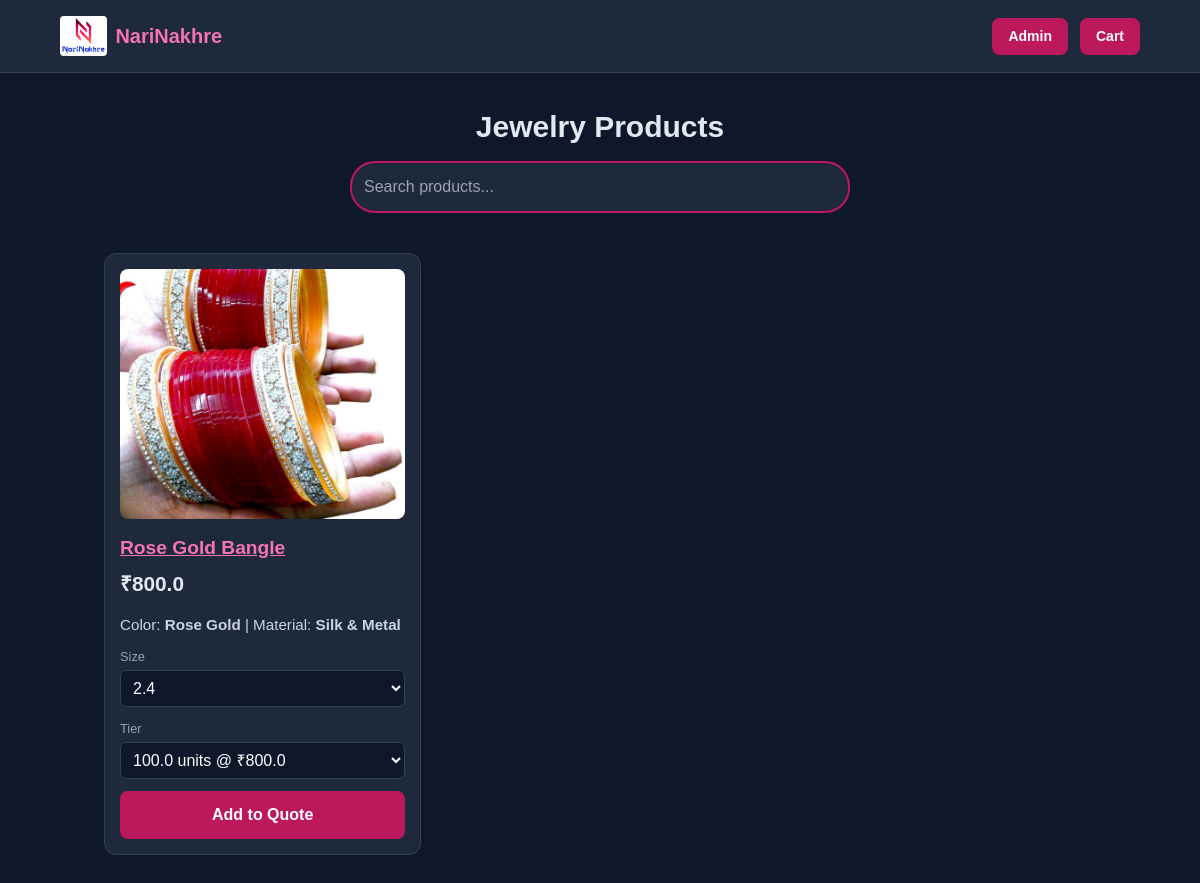
The app's page /category/Jewelry with its own data.
### tables this page shows
CREATE TABLE products (
                id INTEGER PRIMARY KEY AUTOINCREMENT,
                sku TEXT,
                name TEXT,
                hsn TEXT,
                gst REAL,
                material TEXT,
                color TEXT,
                sizes TEXT,
                category_id INTEGER,
                subcategory_id INTEGER,
                description TEXT,
                quantity1 REAL,
                price1 REAL,
                quantity2 REAL,
                price2 REAL,
                quantity3 REAL,
                price3 REAL
            , category TEXT, subcategory TEXT, image_file TEXT, image_url TEXT);

### app.py (the view)
@app.route('/category/<category>')
def category_products(category):
    db = get_db()
    products = db.execute('SELECT * FROM products WHERE category = ?', (category,)).fetchall()
    product_list = []
    for product in products:
        product = dict(product)
        product['images'] = []
        for i in range(1,6):
            img_path = os.path.join('static', 'assets', 'products', f"{product['sku']}_{i}.jpg")
            if os.path.exists(img_path):
                product['images'].append(url_for('static', filename=f"assets/products/{product['sku']}_{i}.jpg"))
        if not product['images']:
            product['images'] = [url_for('static', filename='assets/products/default.jpg')]
        product['tiers'] = [
            {'tier': 1, 'qty': product.get('quantity1'), 'price': product.get('price1')},
            {'tier': 2, 'qty': product.get('quantity2'), 'price': product.get('price2')},
            {'tier': 3, 'qty': product.get('quantity3'), 'price': product.get('price3')},
        ]
        product['sizes'] = product.get('sizes', '')
        product_list.append(product)
    return render_template('category_products.html', category=category, products=product_list)

### app.py (called while the page is built)
def get_db():
    if 'db' not in g:
        g.db = sqlite3.connect(app.config['DATABASE'])
        g.db.row_factory = sqlite3.Row
    return g.db

### templates/category_products.html (shortened to what this page needs)
{% extends "base.html" %}
{% block content %}
<div class="search-section">
    <h1 class="text-3xl font-bold mb-4">{{ category }} Products</h1>
    <input type="text" class="search-bar" id="search" placeholder="Search products..." oninput="filterProducts()">
</div>
<div class="product-grid">
    {% for product in products %}
    <div class="product-card">
        <div class="carousel-container" style="position:relative;">
            <img src="{{ product.images[0] }}" class="product-image" alt="{{ product.name }}" id="carousel-img-{{ product.id }}">
        </div>
        <a class="product-title" href="{{ url_for('product_detail', product_id=product.id) }}" style="text-decoration:underline; color:#f472b6;">{{ product.name }}</a>
        <div class="product-price">₹{{ product.price1 }}</div>
        <div class="product-attributes" style="margin-bottom: 10px; font-size: 0.95rem; color: #cbd5e1;">
            {% if product.color or product.material %}
                <span>
                    {% if product.color %}Color: <strong>{{ product.color }}</strong>{% endif %}
                    {% if product.color and product.material %} | {% endif %}
                    {% if product.material %}Material: <strong>{{ product.material }}</strong>{% endif %}
                </span>
            {% endif %}
        </div>
        <div class="input-group">
            <label>Size</label>
            <select id="size-{{ product.id }}" class="input-field size-select">
                {% for size in product.sizes.split(',') %}
                    <option value="{{ size|trim }}">{{ size|trim }}</option>
                {% endfor %}
            </select>
        </div>
        <div class="input-group">
            <label>Tier</label>
            <select id="tier-select-{{ product.id }}" class="input-field tier-select">
                {% for tier in product.tiers %}
                    {% if tier.qty and tier.price %}
                        <option value="{{ tier.qty }}" data-price="{{ tier.price }}">{{ tier.qty }} units @ ₹{{ tier.price }}</option>
                    {% endif %}
                {% endfor %}
            </select>
        </div>
        <button class="add-to-quote-btn add-btn"
            data-sku="{{ product.id }}"
            data-tier="{{ product.tiers[0].qty if product.tiers and product.tiers[0].qty else 1 }}"
            data-price="{{ product.tiers[0].price if product.tiers and product.tiers[0].price else product.price1 }}"
            data-size="{{ product.sizes.split(',')[0]|trim if product.sizes else '' }}"
            onclick="addToQuoteDirect(this, '{{ product.id }}')"
        >Add to Quote</button>
    </div>
    {% endfor %}
</div>
{% endblock %}

### templates/base.html (style rules this page uses)
body { background: #0f172a; color: #e2e8f0; font-family: sans-serif; }

### templates/category_products.html (style rules this page uses)
.search-section { text-align: center; margin: 20px 0; }
.search-bar { width: 90%; max-width: 500px; padding: 12px; border-radius: 25px; border: 2px solid #be185d; background: #1e293b; color: white; }
.product-grid { display: grid; grid-template-columns: repeat(auto-fill, minmax(280px, 1fr)); gap: 20px; padding: 20px 0; }
.product-card { background: #1e293b; border: 1px solid #334155; border-radius: 12px; padding: 15px; display: flex; flex-direction: column; }
.product-image { width: 100%; height: 250px; object-fit: cover; border-radius: 8px; margin-bottom: 15px; }
.product-title { font-size: 1.2rem; font-weight: bold; margin-bottom: 5px; color: #f472b6; }
.product-price { font-size: 1.3rem; font-weight: 800; margin-bottom: 15px; }
.input-group { margin-bottom: 12px; }
.input-group label { display: block; font-size: 0.8rem; color: #94a3b8; margin-bottom: 4px; }
.input-field { width: 100%; padding: 8px; background: #0f172a; border: 1px solid #334155; color: white; border-radius: 6px; }
.add-btn { background: #be185d; color: white; font-weight: bold; padding: 12px; border-radius: 8px; width: 100%; margin-top: auto; }

### records on screen
products: category "Jewelry", name "Rose Gold Bangle", price1 "800.0", color "Rose Gold", material "Silk & Metal", sizes+id "2.4"

### other values on screen
form field value "100.0 units @ ₹800.0"
